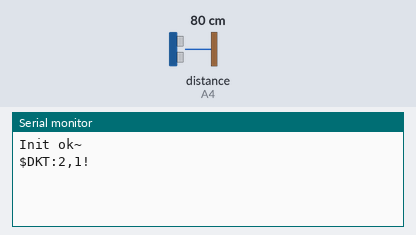
The sketch below on a simulated Arduino Uno, built with avr-gcc and run on an emulated ATmega328P. Parts: the last lines printed to the serial monitor. Wiring (inferred from the names in the program): ultrasonic range finder: trigger A5; echo A4. The test bench sets the inputs (shaded band); at power-on: distance to the obstacle (sensor on A4) 80 cm. The echo pulse lasts 58.3 µs per cm.

Above: at 1.2 s.
1.3 s: distance to the obstacle (sensor on A4) set to 2 cm
At 1.7 s:
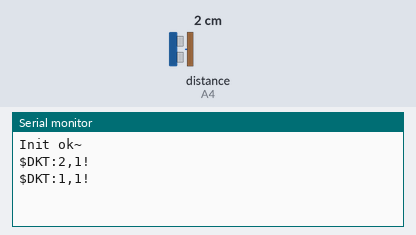
2.8 s: distance to the obstacle (sensor on A4) set to 18 cm
At 5.4 s:
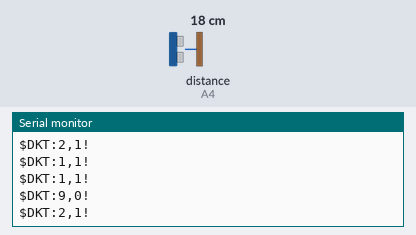
Timing chart, 0 to 6.9 s (numbered marks = the images above; inputs shaded):
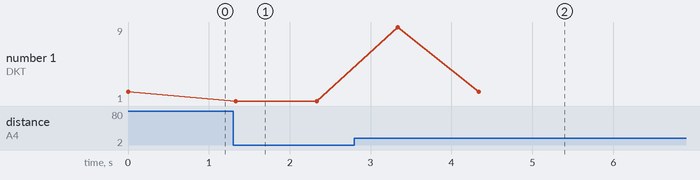

Measured:
- after the input at 1.3 s, the serial monitor: prints a new line at once (image 1)
- after the input at 2.8 s, the serial monitor: prints a new line after 0.54 s (image 2)

The sketch:

chuanyuehuoxianA.ino
```cpp
#define PIN_trig A5
#define PIN_echo A4

volatile long systick_ms_008;
volatile int distance;
volatile int dis_hold;
volatile int huoxian_mode;

#define DZFW "$DKT:1,1!"//低姿复位
#define DMSQJ "$DKT:9,0!"//低慢速前进
#define GMSQJ "$DKT:2,1!"//高慢速前进
float checkdistance_PIN_trig_PIN_echo() {
  digitalWrite(PIN_trig, LOW);
  delayMicroseconds(2);
  digitalWrite(PIN_trig, HIGH);
  delayMicroseconds(10);
  digitalWrite(PIN_trig, LOW);
  float distance = pulseIn(PIN_echo, HIGH) / 58.00;
  //delay(10);
  return distance;
}

void my_008_chuanyue_huoxian() {
  if (millis() - systick_ms_008 > 50) {
    systick_ms_008 = millis();
    distance = checkdistance_PIN_trig_PIN_echo();
    if (distance > dis_hold) {
      if (huoxian_mode != 1) {
        huoxian_mode = 1;
        Serial.println(GMSQJ);

      }

    } else {
      Serial.println(DZFW);
      delay(1000);
      distance = checkdistance_PIN_trig_PIN_echo();
      if (distance > dis_hold) {
        Serial.println(DMSQJ);
        delay(1000);

      }
      huoxian_mode = 0;

    }

  }
}

void setup(){
  Serial.begin(115200); //串口初始化

  Serial.println("Init ok~");
  systick_ms_008 = 100;
  distance = 100;
  dis_hold = 15;
  huoxian_mode = 0;
  pinMode(PIN_trig, OUTPUT);
  pinMode(PIN_echo, INPUT_PULLUP);
}

void loop(){
  my_008_chuanyue_huoxian();

}
```
